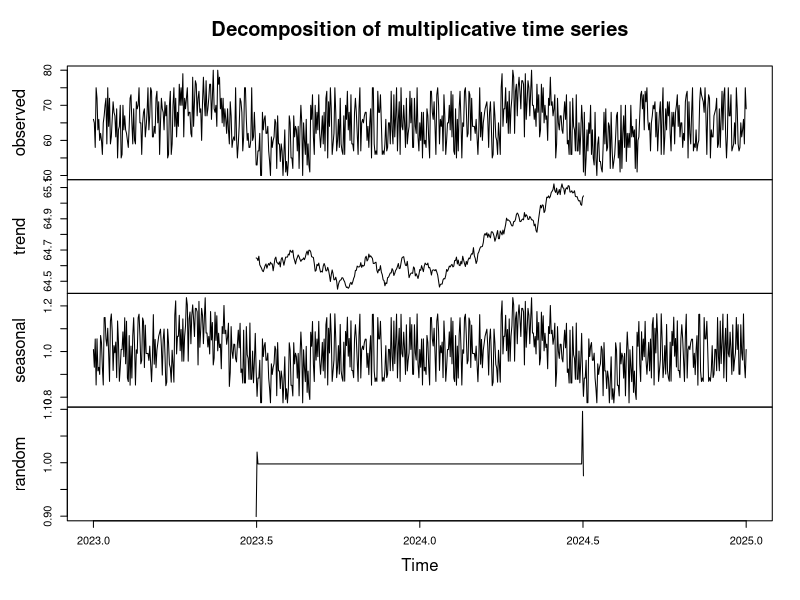
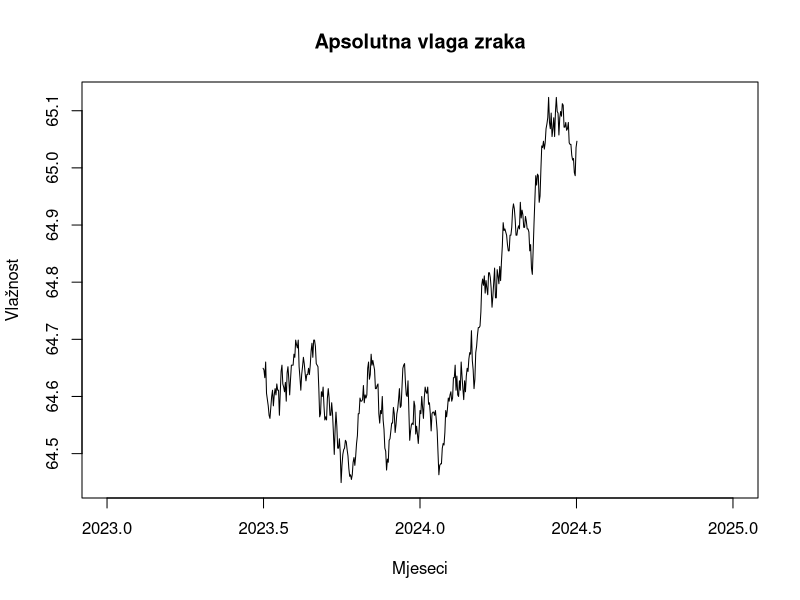
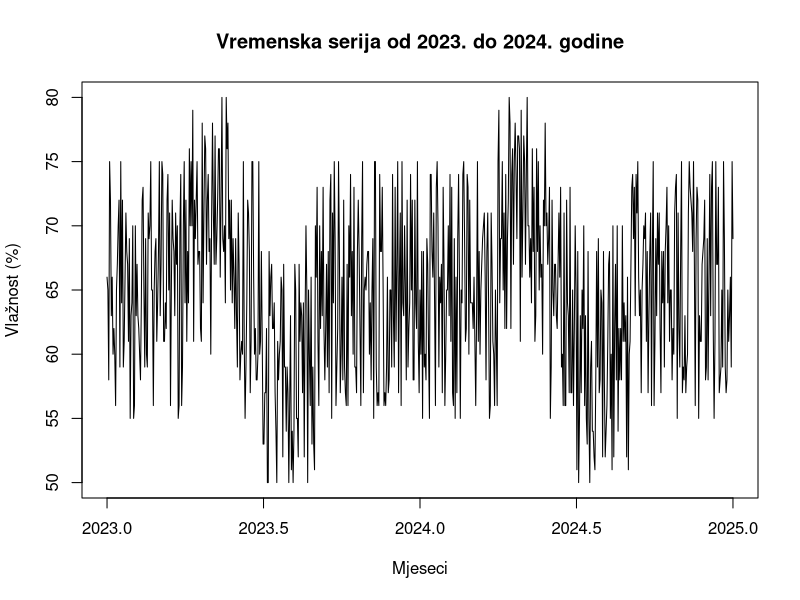
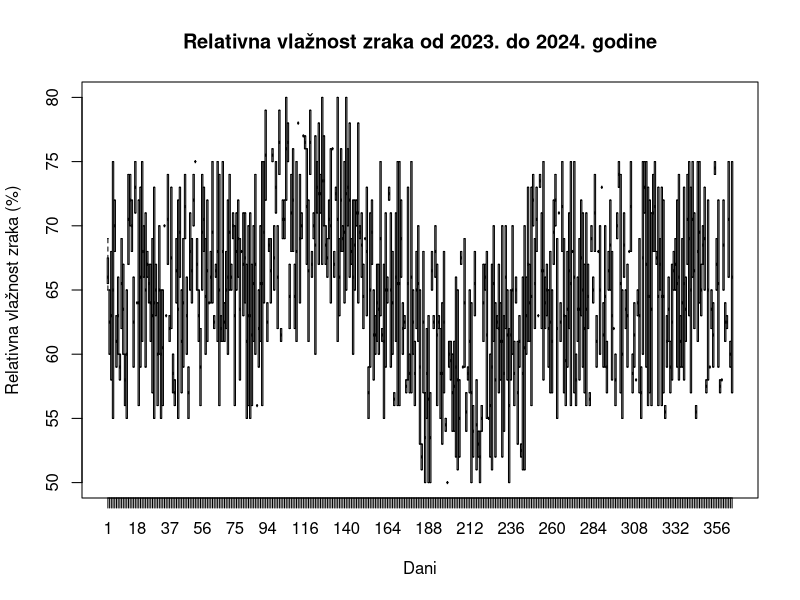
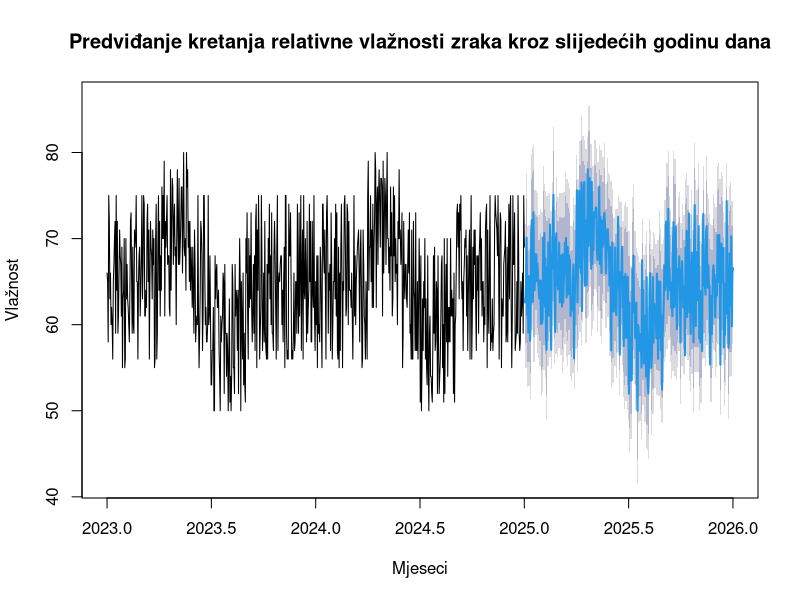

R code for these plots, in order: (Note: this script raises an error after producing the figures.)
library(forecast)

# Učitavanje podataka iz datoteke:
podaci <- read.csv("merged_data_rl.csv")
podaci

# Dijeljenje podataka na 4 komponente i implementacija vremenske serije:
tsdata <- ts(podaci$Humidity, start = c(2023, 1, 1), frequency = 365)
ddata <- decompose(tsdata, "multiplicative")
plot(ddata)

# Pregled vremenske serije:
class(tsdata)
tsdata
frequency(tsdata)
start(tsdata)
end(tsdata)

# Prikaz svake komponente posebno:
plot(ddata$trend,
     main = "Apsolutna vlaga zraka",
     ylab = "Vlažnost",
     xlab = "Mjeseci")

plot(tsdata,
     main="Vremenska serija od 2023. do 2024. godine",
     ylab = "Vlažnost (%)",
     xlab = "Mjeseci")

# Prikaz boxplot dijagrama:
boxplot(tsdata~cycle(tsdata),
        xlab="Dani", 
        ylab="Relativna vlažnost zraka (%)", 
        main = "Relativna vlažnost zraka od 2023. do 2024. godine")

# Predviđanje kretanja relativne vlažnosti zraka slijedećih godinu dana:
predikcija <- forecast(tsdata, h=365)
plot(predikcija,
     main = "Predviđanje kretanja relativne vlažnosti zraka kroz slijedećih godinu dana",
     ylab = "Vlažnost",
     xlab = "Mjeseci")

#Validacija modela odabirom vrijednosti kašnjenja:
Box.test(model$resid, lag=5, type="Ljung-Box")
Box.test(model$resid, lag=10, type="Ljung-Box")
Box.test(model$resid, lag=15, type="Ljung-Box")
